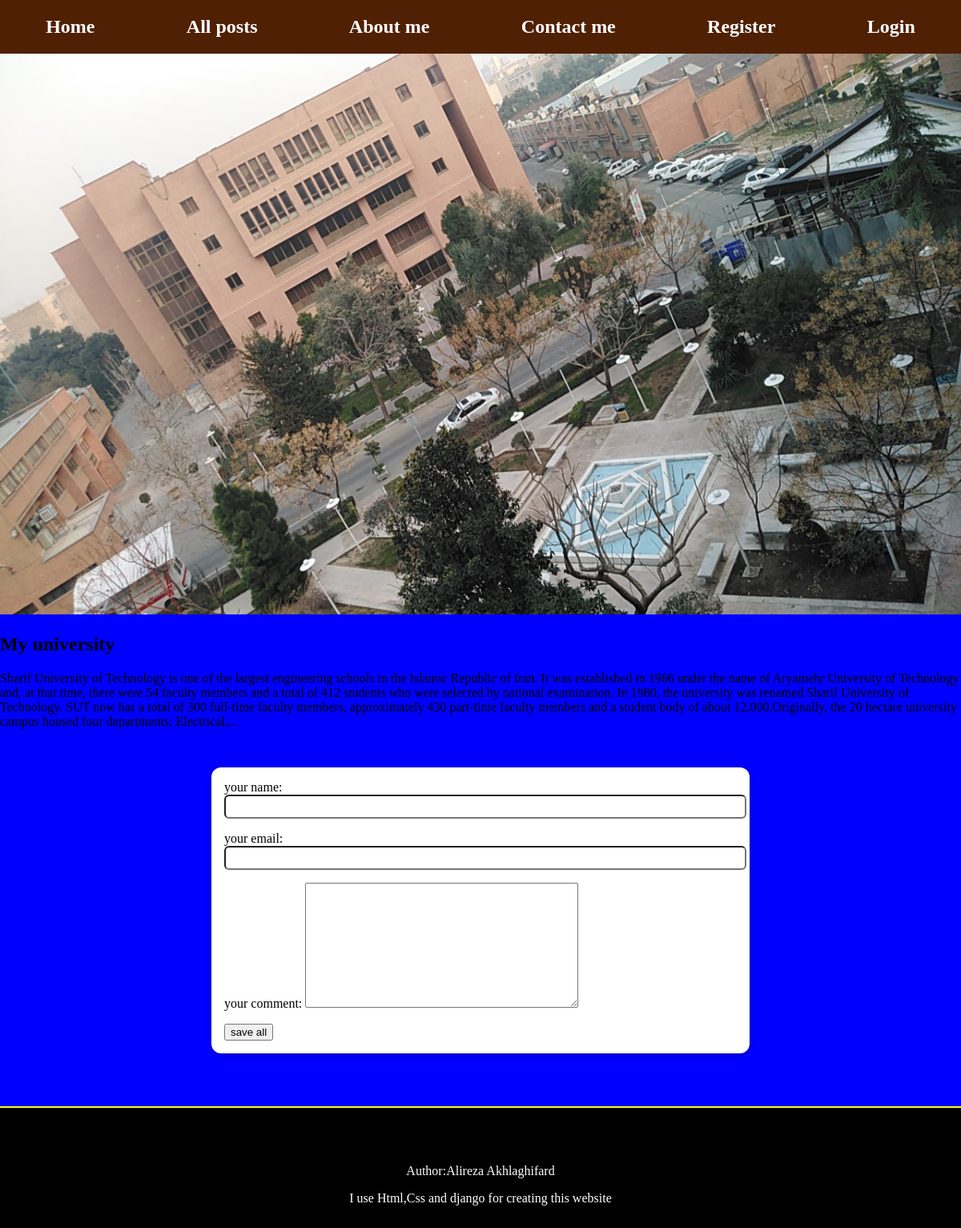
The app's page /posts/uni with its own data.
### blog/models.py (models this page shows)
class post(models.Model):
    title = models.CharField(max_length=150)
    excerpt = models.CharField(max_length=200)
    date = models.DateField(auto_now=True)
    desc = models.TextField()
    image = models.ImageField(upload_to="posts",null=True)
    slug = models.SlugField(unique=True,db_index=True)
    author = models.ForeignKey(Author,on_delete=models.SET_NULL,null=True,related_name="posts")
    tag = models.ManyToManyField(Tag,related_name="post_tags")

### blog/views.py (the view, shortened to what this page needs)
# urls.py: path("posts/<slug:slug>",views.PostDetailView.as_view(),name="post_details")
class PostDetailView(DetailView):
    template_name = "blog/post-detail.html"
    model = post
    def get(self,request,slug):
        onepost = post.objects.get(slug=slug)
        context = {
            "post":onepost,
            "comment_form":commentForm()
        }
        return render(request,"blog/post-detail.html",context
    )
    def post(self,request,slug):
        comment_form = commentForm(request.POST)
        postt = post.objects.get(slug=slug)
        if comment_form.is_valid():
            comment = comment_form.save(commit=False)
            comment.post = postt
            comment.save()
            return HttpResponseRedirect(reverse("post_details",args=[slug]))
        context = {
            "post":postt,
            "post_tags":post.tags.all(),
            "comment_form":commentForm()
        }
        return render(request,"blog/post-detail.html",context)

### blog/forms.py
class commentForm(forms.ModelForm):
    class Meta:
        db_table = ''
        model = Comment
        exclude = ["post"]
        labels = {"user_name" : "your name:",
        "user_email":"your email:",
        "text":"your comment:"
        }

### blog/templates/blog/post-detail.html (shortened to what this page needs)
{% extends 'base.html' %}
{% load static %}
{% block css_files %}
<link rel="stylesheet" href="{% static 'blog/all-posts.css'%}">
<link rel="stylesheet" href="{% static "app.css" %}">
<link rel="stylesheet" href="{% static "blog/post-detail.css" %}">
{% endblock css_files %}
{% block content %}
<section>
    <article>
        <img class="detImg" src="{{post.image.url}}" alt={{post.title}}>
    </article>
</section>
<h2>{{post.title}}</h2>
<main>
            <p>{{post.desc}}</p>
</main>
<div>
    <form id="comment-form" action="{% url 'post_details' post.slug %}" method="post">
    {% for field  in comment_form %}
        <div class="form-control">
        {{field.label}}
        {{field}}
        </div>
    {% endfor %}
        <button>save all</botton>
    </form>
</div>
{% endblock %}

### templates/base.html (shortened to what this page needs)
{% load static %}
<!DOCTYPE html>
<html>
    <head>
        <link rel="stylesheet" href="{% static "app.css" %}">
        {% block css_files %}{% endblock  %}
    </head>
    <body>
    <header id="main">
        <nav class="navigation-bar">
            <h1 class="sitenavmem"><a class="links" href="{% url 'first_page' %}">Home</a></h1>
            <h1 class="sitenavmem"><a class="links" href={% url 'posts' %} >All posts</a></h1>
            <h1 class="sitenavmem"><a class="links" href={% url 'about' %}>About me</a></h1>
            <h1 class="sitenavmem"><a class="links" href={% url 'contactMe' %}>Contact me</a></h1>
            <h1 class="sitenavmem"><a class="links" href={% url 'register' %}>Register</a></h1>
            <h1 class="sitenavmem"><a class="links" href={% url 'login' %}>Login</a></h1>
        </nav>
    </header >
    {% block content %}{% endblock %}
    </body>
    <br class="brrr">
    <footer class="footer">
        <br>
        <br>
        <br>
        <p>Author:Alireza Akhlaghifard</p>
        <p>I use Html,Css and django for creating this website</p>
    </footer>
</html>

### static/app.css (style rules this page uses)
html, body { padding: 0; margin: 0; }
.navigation-bar { background-color: rgba(80, 33, 2, 0.993); display: flex; justify-content: space-around; align-items: center; }
.links { text-decoration: none; color: white; }
.footer { position:relative; bottom:0; background-color: black; color:white; height: 150px; width: 100%; border-top: 2px double yellow; text-align: center; }

### blog/static/blog/all-posts.css (style rules this page uses)
html { background-color:blue; }

### blog/static/blog/post-detail.css (style rules this page uses)
#comment-form { margin: 3rem auto; width: 90%; max-width: 40rem; border-radius: 12px; background-color: white; box-shadow: 0 2px 8px rgba(0, 0, 0, 0.25); padding: 1rem; }
.detImg { width: 100%; height: 700px; }
.form-control { margin-bottom: 1rem; }
.form-control input { display: block; width: 100%; font:inherit; padding: 0.25rem; border-radius: 6px; }

### records on screen
post: image (picture), title "My university", desc "Sharif University of Technology is one of the largest engineering schools in the Islamic Republic of Iran. It was established in 1966 under the name of Aryamehr University of Technology and, at that time, there were 54 faculty members and a total of 412 students who were selected by national examination. In 1980, the university was renamed Sharif University of Technology. SUT now has a total of 300 full-time faculty members, approximately 430 part-time faculty members and a student body of about 12,000.Originally, the 20 hectare university campus housed four departments; Electrical,..."

### other values on screen
{{ field.label }} "your name:" "your email:" "your comment:"
